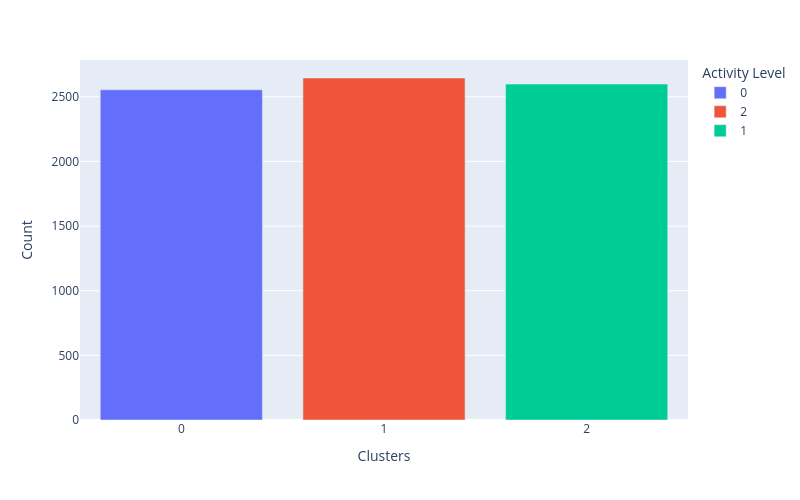
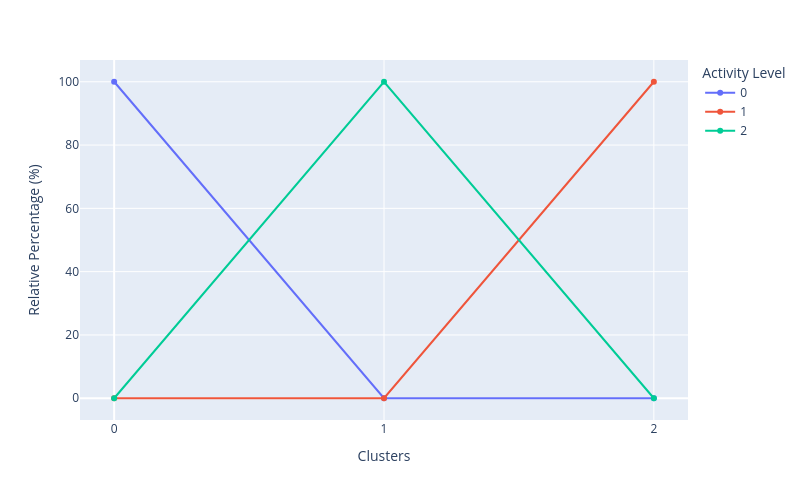

These figures' notebook cell, in order:
### Markdown cell above
Lets check the same with Activity Level, where I am predicting a good profile with clear seperation and distinct groups.

### Code cell
df_cluster_vs=  df_cleaned.copy()
df_cluster_vs['Clusters'] = X['Clusters']
cluster_distribution_per_variable(df=df_cluster_vs, target='Activity Level')

### Figure 1 — Plotly figure (JSON) as saved in the notebook; plotly's stock layout.template omitted (floating-point values rounded to 4 significant figures)
{"data": [{"alignmentgroup": "True", "hovertemplate": "Activity Level=0<br>Clusters=%{x}<br>Count=%{y}<extra></extra>", "legendgroup": "0", "marker": {"color": "#636efa", "pattern": {"shape": ""}}, "name": "0", "offsetgroup": "0", "orientation": "v", "showlegend": true, "textposition": "auto", "type": "bar", "x": [0], "xaxis": "x", "y": [2554], "yaxis": "y"}, {"alignmentgroup": "True", "hovertemplate": "Activity Level=2<br>Clusters=%{x}<br>Count=%{y}<extra></extra>", "legendgroup": "2", "marker": {"color": "#EF553B", "pattern": {"shape": ""}}, "name": "2", "offsetgroup": "2", "orientation": "v", "showlegend": true, "textposition": "auto", "type": "bar", "x": [1], "xaxis": "x", "y": [2645], "yaxis": "y"}, {"alignmentgroup": "True", "hovertemplate": "Activity Level=1<br>Clusters=%{x}<br>Count=%{y}<extra></extra>", "legendgroup": "1", "marker": {"color": "#00cc96", "pattern": {"shape": ""}}, "name": "1", "offsetgroup": "1", "orientation": "v", "showlegend": true, "textposition": "auto", "type": "bar", "x": [2], "xaxis": "x", "y": [2598], "yaxis": "y"}], "layout": {"barmode": "relative", "height": 500, "legend": {"title": {"text": "Activity Level"}, "tracegroupgap": 0}, "margin": {"t": 60}, "width": 800, "xaxis": {"anchor": "y", "domain": [0, 1], "tickmode": "array", "tickvals": [0, 2, 1], "title": {"text": "Clusters"}}, "yaxis": {"anchor": "x", "domain": [0, 1], "title": {"text": "Count"}}}}

### Figure 2 — Plotly figure (JSON) as saved in the notebook; plotly's stock layout.template omitted (floating-point values rounded to 4 significant figures)
{"data": [{"hovertemplate": "Activity Level=0<br>Clusters=%{x}<br>Relative Percentage (%)=%{y}<extra></extra>", "legendgroup": "0", "line": {"color": "#636efa", "dash": "solid"}, "marker": {"symbol": "circle"}, "mode": "markers+lines", "name": "0", "orientation": "v", "showlegend": true, "type": "scatter", "x": [0, 1, 2], "xaxis": "x", "y": [100, 0, 0], "yaxis": "y"}, {"hovertemplate": "Activity Level=1<br>Clusters=%{x}<br>Relative Percentage (%)=%{y}<extra></extra>", "legendgroup": "1", "line": {"color": "#EF553B", "dash": "solid"}, "marker": {"symbol": "circle"}, "mode": "markers+lines", "name": "1", "orientation": "v", "showlegend": true, "type": "scatter", "x": [0, 1, 2], "xaxis": "x", "y": [0, 0, 100], "yaxis": "y"}, {"hovertemplate": "Activity Level=2<br>Clusters=%{x}<br>Relative Percentage (%)=%{y}<extra></extra>", "legendgroup": "2", "line": {"color": "#00cc96", "dash": "solid"}, "marker": {"symbol": "circle"}, "mode": "markers+lines", "name": "2", "orientation": "v", "showlegend": true, "type": "scatter", "x": [0, 1, 2], "xaxis": "x", "y": [0, 100, 0], "yaxis": "y"}], "layout": {"height": 500, "legend": {"title": {"text": "Activity Level"}, "tracegroupgap": 0}, "margin": {"t": 60}, "width": 800, "xaxis": {"anchor": "y", "domain": [0, 1], "tickmode": "array", "tickvals": [0, 2, 1], "title": {"text": "Clusters"}}, "yaxis": {"anchor": "x", "domain": [0, 1], "title": {"text": "Relative Percentage (%)"}}}}
